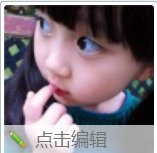
#> input picture touxiang.png, 157 x 153 px
$ python 000000000.py
#> lines starting #> are read from the running program, lines starting #| are printed output that depends on the picture
'''
Created on 2016年8月10日

@author: mazekun
'''
from PIL import ImageFont, Image, ImageDraw


def save_image():
    myfont = ImageFont.truetype("verdana.ttf", 35)
    im = Image.open('touxiang.png')
#> im is the input picture: PIL image 157x153 RGBA; mean R, G, B, A 129.1, 116.6, 125.4, 255
    draw = ImageDraw.Draw(im)
    x, y = im.size
#> x = 157; y = 153
    draw.text((x-x/5, y/8), "8", fill=(255, 0, 0), font = myfont)
    im.save("result.png", "PNG")
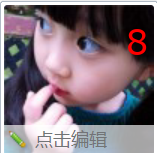
#> saved as result.png: PIL image 157x153 RGBA; mean R, G, B, A 131.4, 116.5, 125.3, 255

if __name__ == '__main__':
    save_image()
